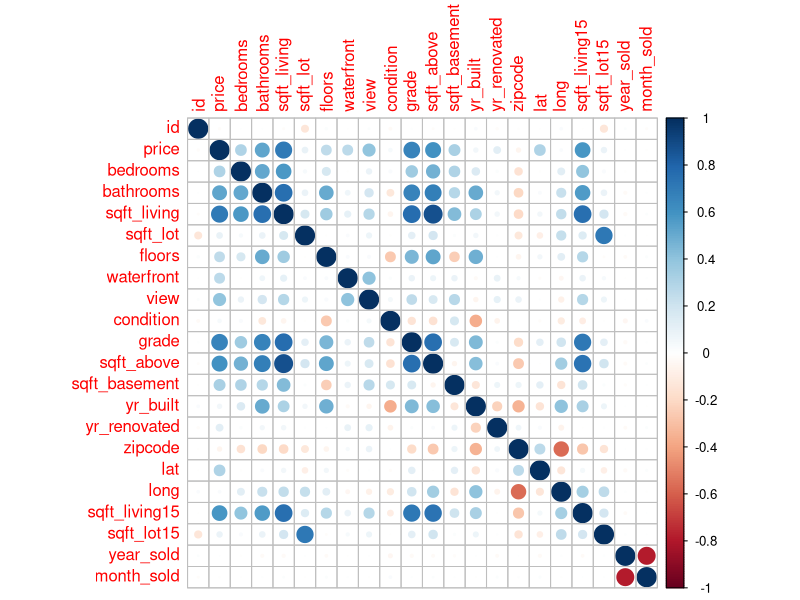

Write the R code that produced this figure. (Note: a time limit stopped this script after it produced the figure.)
## ---- chunk 1
knitr::opts_chunk$set(echo = TRUE)
library(readr)
library(dplyr)
HouseSales<-read.csv("KC_House_Sales.csv")
## ---- chunk 2
library(lubridate)
library(ggplot2)
library(corrplot)
## ---- chunk 3
# Data cleaning (Separate date into year and month)
HouseSales$year_sold <- as.integer(substring(HouseSales$date, 1, 4))
HouseSales$month_sold <- as.integer(substring(HouseSales$date, 5, 6))
HouseSales$date <-NULL
# Data cleaning (price to numeric)
HouseSales$price<-parse_number(HouseSales$price)
## ---- chunk 4
cor_matrix = round(cor(HouseSales), 3)
cor_matrix
## ---- chunk 5
corrplot(cor_matrix, method = "circle")
## ---- chunk 6
set.seed(1023)
# kc.house.df <- read.csv("KC_House_Sales.csv") # Flora: commenting this out as dataset has been read in as HouseSales (line 32)

response <- "price"

#Dropping variables as specified
drop.vars <- c("id", "lat", "long")
kc.house.df <- dplyr::select(HouseSales, -drop.vars) # Flora: Calling HouseSales in select() here (to align with line 32)

#Renaming to conform to unified convention
kc.house.df <- kc.house.df %>% rename("year_built" = "yr_built")
## ---- chunk 7
#Feature Ideas
#Quality Adjusted Features
transform_sqft_adj_grade <- function(kc.house.df){
  
  sqft_adj_grade <- kc.house.df[, "sqft_living"] / kc.house.df[, "grade"]
  
  return (sqft_adj_grade)
}

transform_sqft_adj_condition <- function(kc.house.df){
  
  sqft_adj_condition <- kc.house.df[, "sqft_living"] / kc.house.df[, "condition"]
  
  return (sqft_adj_condition)
}

transform_sqft_adj_waterfront <- function(kc.house.df){
  
  sqft_adj_waterfront <- kc.house.df[, "sqft_living"] * kc.house.df[, "waterfront"]
  
  return (sqft_adj_waterfront)
}
## ---- chunk 8
#Apply transformations 
# Flora: I modified and moved price/year/month transformation code to Part II

kc.house.df$sqft_adj_grade <- transform_sqft_adj_grade(kc.house.df)
kc.house.df$sqft_adj_condition <- transform_sqft_adj_condition(kc.house.df)
kc.house.df$sqft_adj_waterfront<- transform_sqft_adj_waterfront(kc.house.df)

#Remove collinear variables
# sqft_basement + sqft_above = sqft_living
kc.house.df$sqft_basement <- NULL
## ---- chunk 9
set.seed(1023)

#use 70% of dataset as training set and 30% as test set
train_prop <- 0.7


#test_prop <- 0.3
#sample <- sample(
#  c(TRUE, FALSE), 
#  nrow(kc.house.df), 
#  replace=TRUE, 
#  prob=c(train_prop, test_prop)
#)

# Flora: I have commented out the train/test splitting code here and replaced with similar code from Part V instead. That code is more accurate in selecting 70% of samples, which should be 15129 samples.

index <- sample(1:nrow(HouseSales), size = round(train_prop * nrow(kc.house.df)))
kc.house.train.X <- kc.house.df[index, -which(names(kc.house.df) %in% c(response))] # modified slightly 
kc.house.train.y <- kc.house.df [index, response]

kc.house.test.X <- kc.house.df [-index, -which(names(kc.house.df) %in% c(response))]
kc.house.test.y <- kc.house.df [-index, response]
## ---- chunk 10
#baseline model
baseline.model <- lm(price ~ . , data = cbind(price = kc.house.train.y, kc.house.train.X))
summary(baseline.model)
## ---- chunk 11
#evaluate on test data

CalcTestMetrics <- function(pred, act, n, p) {
  SST <- var(act)*(length(act)-1)
  SSE <- sum((act-pred)^2)
  SSR <- sum(pred - mean(act))^2
  rsquared <- 1- SSE/SST
  
  adj.rsquared <- 1 - (((1 - rsquared)*(n-1)) / (n-p-1))
  mse <- (sum(act - pred)^2) / n
  mae <- (sum(abs(act-pred))) / n
  
  return (
    list(
      adj.rsquared = adj.rsquared,
      rsquared = rsquared,
      mse = mse,
      mae = mae
    )
  )
}

pred <- predict(baseline.model, kc.house.test.X)
act <- kc.house.test.y
n <- dim(model.matrix(baseline.model)[, -1])[1]
p <- dim(model.matrix(baseline.model)[, -1])[2]

cbind(CalcTestMetrics(pred, act, n, p))
## ---- chunk 12
# Load libraries
library(caret)
library(rpart)
library(nnet)
library(knitr)
library(dplyr)
library(stringr)
library(readr)

HouseSales <- read.csv('KC_House_Sales.csv')

# Step a: Data Splitting
set.seed(123)  # 
split_ratio <- 0.7  # 70% training, 30% testing
index <- sample(1:nrow(HouseSales), size = round(split_ratio * nrow(HouseSales)))
train_data <- HouseSales[index, ]
test_data <- HouseSales[-index, ]

# Step b: Model Building

# Model 1: Logistic Regression

# Create a binary variable 'high_price' based on the chosen percentile
logisticdf <- HouseSales
logisticdf$price <- parse_number(logisticdf$price)
logisticdf$high_price <- ifelse(logisticdf$price >= 1000000, 1, 0)

# Create a new dataframe with 'high_price' column
logisticdf <- logisticdf %>%
  select(-price)

# Split data for logistic regrssion model
set.seed(123)  # 
split_ratio <- 0.7  # 70% training, 30% testing
index <- sample(1:nrow(logisticdf), size = round(split_ratio * nrow(logisticdf)))
train_data_logistic <- logisticdf[index, ]
test_data_logistic <- logisticdf[-index, ]

#Build basic logistic regrssion model
logistic_model <- glm(high_price ~ ., data = train_data_logistic, family = binomial)
summary(logistic_model)

# Model 2: Regression Tree
tree_model <- rpart(price ~ ., data = train_data)
printcp(tree_model)  # Display complexity parameter plot
plot(tree_model)  # Visualize the decision tree

# Model 3: Neural Network
nn_model <- neuralnet(price ~ ., data = train_data, hidden = c(5, 2), linear.output = TRUE)

# Tune neural network hyperparameters - placehlder

# Step c: Model Evaluation

# Model 1: Logistic Regression
logistic_predictions <- predict(logistic_model, newdata = test_data, type = 'response')
logistic_accuracy <- sum((logistic_predictions > 0.5) == test_data$high_price) / length(test_data$high_price)
cat("Logistic Regression Accuracy:", logistic_accuracy, "\n")

# Model 2: Regression Tree
tree_predictions <- predict(tree_model, newdata = test_data)
tree_rmse <- sqrt(mean((tree_predictions - test_data$price)^2))
cat("Regression Tree RMSE:", tree_rmse, "\n")

# Model 3: Neural Network
nn_predictions <- predict(nn_model, newdata = test_data)
# Calculate relevant performance metrics for the neural network model

# Step d: Model Comparison (Choose the best model based on evaluation metrics)

# Calculate evaluation metrics for all models
logistic_predictions <- predict(logistic_model, newdata = test_data, type = 'response')
logistic_accuracy <- sum((logistic_predictions > 0.5) == test_data$high_price) / length(test_data$high_price)
cat("Logistic Regression Accuracy:", logistic_accuracy, "\n")

tree_predictions <- predict(tree_model, newdata = test_data)
tree_rmse <- sqrt(mean((tree_predictions - test_data$price)^2))
cat("Regression Tree RMSE:", tree_rmse, "\n")

nn_predictions <- predict(nn_model, newdata = test_data)
cat("NN RMSE:", tree_rmse, "\n")

# Step e: Backtesting - placeholder 

# Function to compare model performance
compare_model_performance <- function(models, model_names, data_train, data_test) {
  rmse_values <- c()
  rsquared_values <- c()
  mape_values <- c()

  for (i in 1:length(models)) {
    model <- models[[i]]
    predictions <- predict(model, newdata = data_test)
    rmse <- sqrt(mean((data_test$price - predictions)^2))
    rsquared <- cor(data_test$price, predictions)^2
    mape <- mean(abs((data_test$price - predictions) / data_test$price)) * 100

    rmse_values <- c(rmse_values, rmse)
    rsquared_values <- c(rsquared_values, rsquared)
    mape_values <- c(mape_values, mape)
  }

  # Create a data frame to hold the results
  model_results <- data.frame(Model = model_names, RMSE = rmse_values, R_squared = rsquared_values, MAPE = mape_values)

  # Create a table to compare model results
  kable(model_results, format = "markdown")
}
